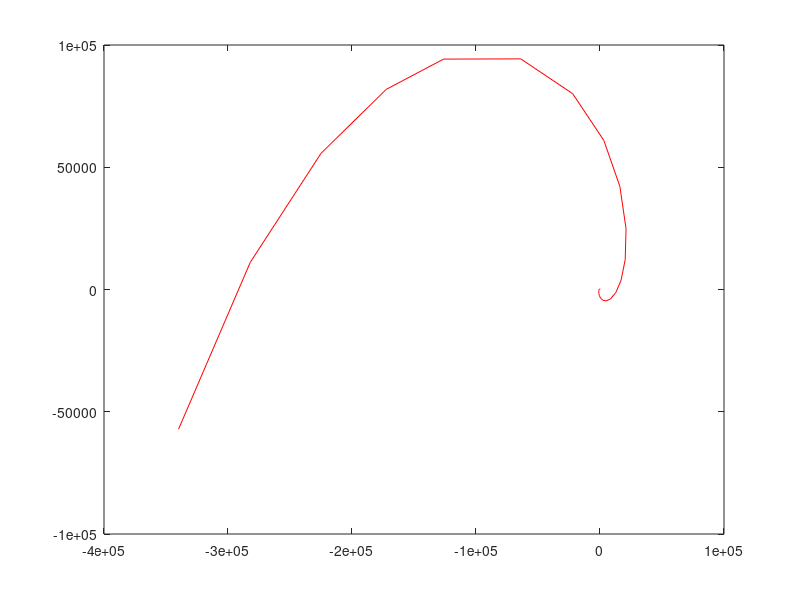

Here is the MATLAB script that generated this plot:
clear,clc
eta1 = 0;
eta2 = 0.4;
tspan = [0,5];
D1 = 0.01;
D2 = 0.01;
out1=0.049123577773571014;
out2=0.2129303216934204;

y0 = [0.001 out1 0.001 out2];
% out1 = -6.104436; out2 = -1.0454503;
% y0 = [-1 out1 0 out2];

%dy1 = @(t,y)[y(2);(y(1)-y(1)^3-y(1)*y(3)^2-eta1)*(1-3*y(1)^2-y(3)^2)+2*y(1)*y(3)*((1+y(1)^2)*y(3)+eta2)-4*y(1);y(4);-(y(1)-y(1)^3-y(1)*y(3)^2-eta1)*y(1)*y(3)+((1+y(1)^2)*y(3)+eta2)*(1+y(1)^2)-2*y(3)];
dy = @(t, y)[y(2); y(1)+y(1)*y(3)^2*(sin(y(3))^2/D1+cos(y(3))^2/D2)/(cos(y(3))^2/D1+sin(y(3))^2/D2);y(4);y(3)+sin(y(3))*cos(y(3))*(1/D2-1/D1)*(1-y(3)^2)/(sin(y(3))^2/D1+cos(y(3))^2/D2)];
%dy = @(t,y)[y(2);(y(1)-y(1)^3-y(1)*y(3)^2-eta1)*(1-3*y(1)^2-y(3)^2)+2*y(1)*y(3)*((1+y(1)^2)*y(3)+eta2)+3-y(1);y(4);-(y(1)-y(1)^3-y(1)*y(3)^2-eta1)*y(1)*y(3)+((1+y(1)^2)*y(3)+eta2)*(1+y(1)^2)-y(3)];

[x,u2] = ode45(dy,tspan,y0);
%plot(x,u2(:,1),'r');
u2(:,1);   %solution vector r 
u2(:,3); % solution vector theta
%X1(1,i*j)=out1(i); % initial velocity dot(r)
%X1(2,i*j)=out2(j);  % initial velocity dot(theta)
%X1(3,i*j)=u2(end,1)*cos(u2(end,3)); %transform to E-coordinate-x
%X1(4,i*j)=u2(end,1)*sin(u2(end,3)); %transform to E-coordinate-y
%X1(3,i*j)=u2(end,1);% the final point r at time T
%X1(4,i*j)=u2(end,2);% the final point theta at time T
%plot(u2(:,1),u2(:,3),'g')
plot(u2(:,1).*cos(u2(:,3)),u2(:,1).*sin(u2(:,3)),'r')
hold on;
%w=0:0.01:2*pi;
%plot(cos(w),sin(w))
